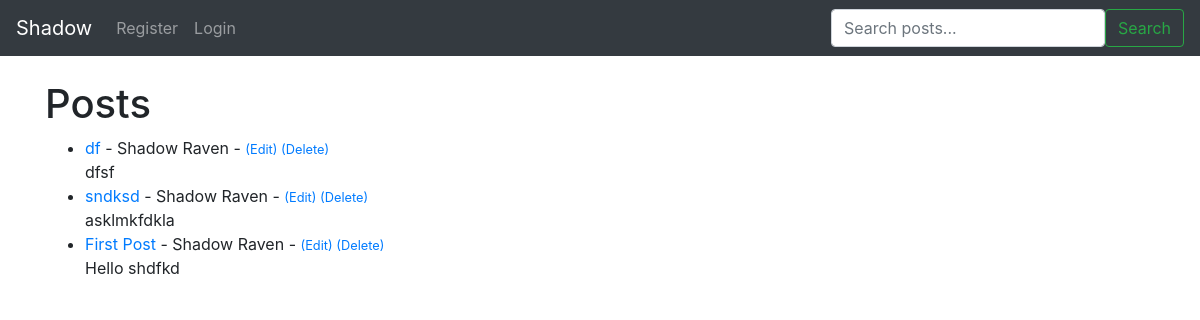
The page / on the database its author committed.
### theblog/models.py (models this page shows, shortened)
class Post(models.Model):
    title = models.CharField(max_length=255)
    FILE_UPLOAD = models.FileField(null=True, blank=True, upload_to="images/")
    author = models.ForeignKey(User, on_delete=models.CASCADE)
    body = models.TextField()

### theblog/views.py (the view)
# urls.py: path('', HomeView.as_view(), name="home" ),
class HomeView(ListView):
    model = Post
    template_name = 'home.html'
    ordering = ['-id']

### theblog/templates/home.html
{% extends 'base.html' %}
{% block content %}
<h1>Posts</h1>
<ul>
{% for post in object_list %}
           <li><a href="{% url 'article-detail' post.pk %}" >{{ post.title }}</a> - {{ post.author.first_name }} {{ post.author.last_name }} - <small><a href="{% url 'update_post' post.pk %}">(Edit)</a> <a href="{% url 'delete_post' post.pk %}">(Delete)</a></small>
            <br/>
           {{ post.body }}</li>
{% endfor %}
</ul>
{% endblock %}

### theblog/templates/base.html (shortened to what this page needs)
<!doctype html>
<html lang="en">
  <head>
    <link rel="stylesheet" href="https://cdn.jsdelivr.net/npm/bootstrap@4.4.1/dist/css/bootstrap.min.css">
  </head>
  <body>
    <nav class="navbar navbar-expand-lg navbar-dark bg-dark">
        <a class="navbar-brand" href="{% url 'home' %}">Shadow</a>
        <div class="collapse navbar-collapse" id="navbarSupportedContent">
          <ul class="navbar-nav mr-auto">
            {% if user.is_authenticated %}
            <li class="nav-item">
              <a class="nav-link" href="{% url 'add_post' %}">Add Post</a>
            </li>
            <li class="nav-item" style="position: relative;">
              <form method="post" action="{% url 'logout' %}" style="all: unset; display: block;">
                  {% csrf_token %}
                  <button type="submit" class="btn btn-link nav-link logout-btn" style="color: rgba(255, 255, 255, 0.5); text-decoration: none; padding: 0; border: none; background: none; position: absolute; top: 50%; left: 10px; transform: translateY(-50%);">Logout</button>
              </form>
            </li>
            {% else %}
            <li class="nav-item">
              <a class="nav-link" href="{% url 'register' %}">Register</a>
            </li>
            <li class="nav-item">
              <a class="nav-link" href="{% url 'login' %}">Login</a>
            </li>
            {% endif %}
          </ul>
          <form class="d-flex" role="search" method="GET" action="{% url 'search' %}">
            <input class="form-control me-2" type="search" name="q" placeholder="Search posts..." aria-label="Search"><br/>
            <button class="btn btn-outline-success" type="submit">Search</button>
          </form>
        </div>
      </nav>
  <div class="container">
      {% block content %}
      {% endblock %}
    </div>
  </body>
</html>

### rows shown on the page
Post: title "df", author.first_name "Shadow", author.last_name "Raven", body "dfsf"
Post: title "sndksd", author.first_name "Shadow", author.last_name "Raven", body "asklmkfdkla"
Post: title "First Post", author.first_name "Shadow", author.last_name "Raven", body "Hello shdfkd"
